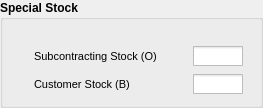
              <widget class="QGroupBox" name="gb_parameter_3">
               <property name="sizePolicy">
                <sizepolicy hsizetype="Preferred" vsizetype="Expanding">
                 <horstretch>0</horstretch>
                 <verstretch>0</verstretch>
                </sizepolicy>
               </property>
               <property name="font">
                <font>
                 <pointsize>9</pointsize>
                 <weight>75</weight>
                 <bold>true</bold>
                </font>
               </property>
               <property name="title">
                <string>Special Stock</string>
               </property>
               <layout class="QVBoxLayout" name="verticalLayout_14">
                <item>
                 <spacer name="verticalSpacer_21">
                  <property name="orientation">
                   <enum>Qt::Vertical</enum>
                  </property>
                  <property name="sizeType">
                   <enum>QSizePolicy::Fixed</enum>
                  </property>
                  <property name="sizeHint" stdset="0">
                   <size>
                    <width>20</width>
                    <height>15</height>
                   </size>
                  </property>
                 </spacer>
                </item>
                <item>
                 <layout class="QHBoxLayout" name="horizontalLayout_20">
                  <item>
                   <spacer name="horizontalSpacer_22">
                    <property name="orientation">
                     <enum>Qt::Horizontal</enum>
                    </property>
                    <property name="sizeType">
                     <enum>QSizePolicy::Fixed</enum>
                    </property>
                    <property name="sizeHint" stdset="0">
                     <size>
                      <width>20</width>
                      <height>5</height>
                     </size>
                    </property>
                   </spacer>
                  </item>
                  <item>
                   <widget class="QLabel" name="lb_usr_3">
                    <property name="sizePolicy">
                     <sizepolicy hsizetype="Preferred" vsizetype="Fixed">
                      <horstretch>0</horstretch>
                      <verstretch>0</verstretch>
                     </sizepolicy>
                    </property>
                    <property name="minimumSize">
                     <size>
                      <width>0</width>
                      <height>0</height>
                     </size>
                    </property>
                    <property name="maximumSize">
                     <size>
                      <width>1000</width>
                      <height>30</height>
                     </size>
                    </property>
                    <property name="font">
                     <font>
                      <pointsize>8</pointsize>
                      <weight>50</weight>
                      <bold>false</bold>
                     </font>
                    </property>
                    <property name="text">
                     <string>Subcontracting Stock (O)</string>
                    </property>
                   </widget>
                  </item>
                  <item>
                   <spacer name="horizontalSpacer_13">
                    <property name="orientation">
                     <enum>Qt::Horizontal</enum>
                    </property>
                    <property name="sizeHint" stdset="0">
                     <size>
                      <width>30</width>
                      <height>20</height>
                     </size>
                    </property>
                   </spacer>
                  </item>
                  <item>
                   <widget class="QCheckBox" name="checkBox">
                    <property name="sizePolicy">
                     <sizepolicy hsizetype="Minimum" vsizetype="Expanding">
                      <horstretch>0</horstretch>
                      <verstretch>0</verstretch>
                     </sizepolicy>
                    </property>
                    <property name="maximumSize">
                     <size>
                      <width>16777215</width>
                      <height>16777215</height>
                     </size>
                    </property>
                    <property name="styleSheet">
                     <string notr="true">QCheckBox::indicator{
	width: 50px;
	height: 20px;
}

QCheckBox::indicator:checked{
	image:url(IMG/on.png);
}

QCheckBox::indicator:unchecked{
	image:url(IMG/off.png);
}</string>
                    </property>
                    <property name="text">
                     <string/>
                    </property>
                    <property name="checked">
                     <bool>false</bool>
                    </property>
                   </widget>
                  </item>
                 </layout>
                </item>
                <item>
                 <spacer name="verticalSpacer_48">
                  <property name="orientation">
                   <enum>Qt::Vertical</enum>
                  </property>
                  <property name="sizeType">
                   <enum>QSizePolicy::Fixed</enum>
                  </property>
                  <property name="sizeHint" stdset="0">
                   <size>
                    <width>20</width>
                    <height>2</height>
                   </size>
                  </property>
                 </spacer>
                </item>
                <item>
                 <layout class="QHBoxLayout" name="horizontalLayout_27">
                  <item>
                   <spacer name="horizontalSpacer_28">
                    <property name="orientation">
                     <enum>Qt::Horizontal</enum>
                    </property>
                    <property name="sizeType">
                     <enum>QSizePolicy::Fixed</enum>
                    </property>
                    <property name="sizeHint" stdset="0">
                     <size>
                      <width>20</width>
                      <height>2</height>
                     </size>
                    </property>
                   </spacer>
                  </item>
                  <item>
                   <widget class="QLabel" name="lb_usr_8">
                    <property name="sizePolicy">
                     <sizepolicy hsizetype="Preferred" vsizetype="Fixed">
                      <horstretch>0</horstretch>
                      <verstretch>0</verstretch>
                     </sizepolicy>
                    </property>
                    <property name="minimumSize">
                     <size>
                      <width>0</width>
                      <height>0</height>
                     </size>
                    </property>
                    <property name="maximumSize">
                     <size>
                      <width>1000</width>
                      <height>30</height>
                     </size>
                    </property>
                    <property name="font">
                     <font>
                      <pointsize>8</pointsize>
                      <weight>50</weight>
                      <bold>false</bold>
                     </font>
                    </property>
                    <property name="text">
                     <string>Customer Stock (B)</string>
                    </property>
                   </widget>
                  </item>
                  <item>
                   <spacer name="horizontalSpacer_18">
                    <property name="orientation">
                     <enum>Qt::Horizontal</enum>
                    </property>
                    <property name="sizeHint" stdset="0">
                     <size>
                      <width>30</width>
                      <height>20</height>
                     </size>
                    </property>
                   </spacer>
                  </item>
                  <item>
                   <widget class="QCheckBox" name="checkBox_6">
                    <property name="sizePolicy">
                     <sizepolicy hsizetype="Minimum" vsizetype="Expanding">
                      <horstretch>0</horstretch>
                      <verstretch>0</verstretch>
                     </sizepolicy>
                    </property>
                    <property name="maximumSize">
                     <size>
                      <width>16777215</width>
                      <height>16777215</height>
                     </size>
                    </property>
                    <property name="styleSheet">
                     <string notr="true">QCheckBox::indicator{
	width: 50px;
	height: 20px;
}

QCheckBox::indicator:checked{
	image:url(IMG/on.png);
}

QCheckBox::indicator:unchecked{
	image:url(IMG/off.png);
}</string>
                    </property>
                    <property name="text">
                     <string/>
                    </property>
                    <property name="checked">
                     <bool>false</bool>
                    </property>
                   </widget>
                  </item>
                 </layout>
                </item>
               </layout>
              </widget>
